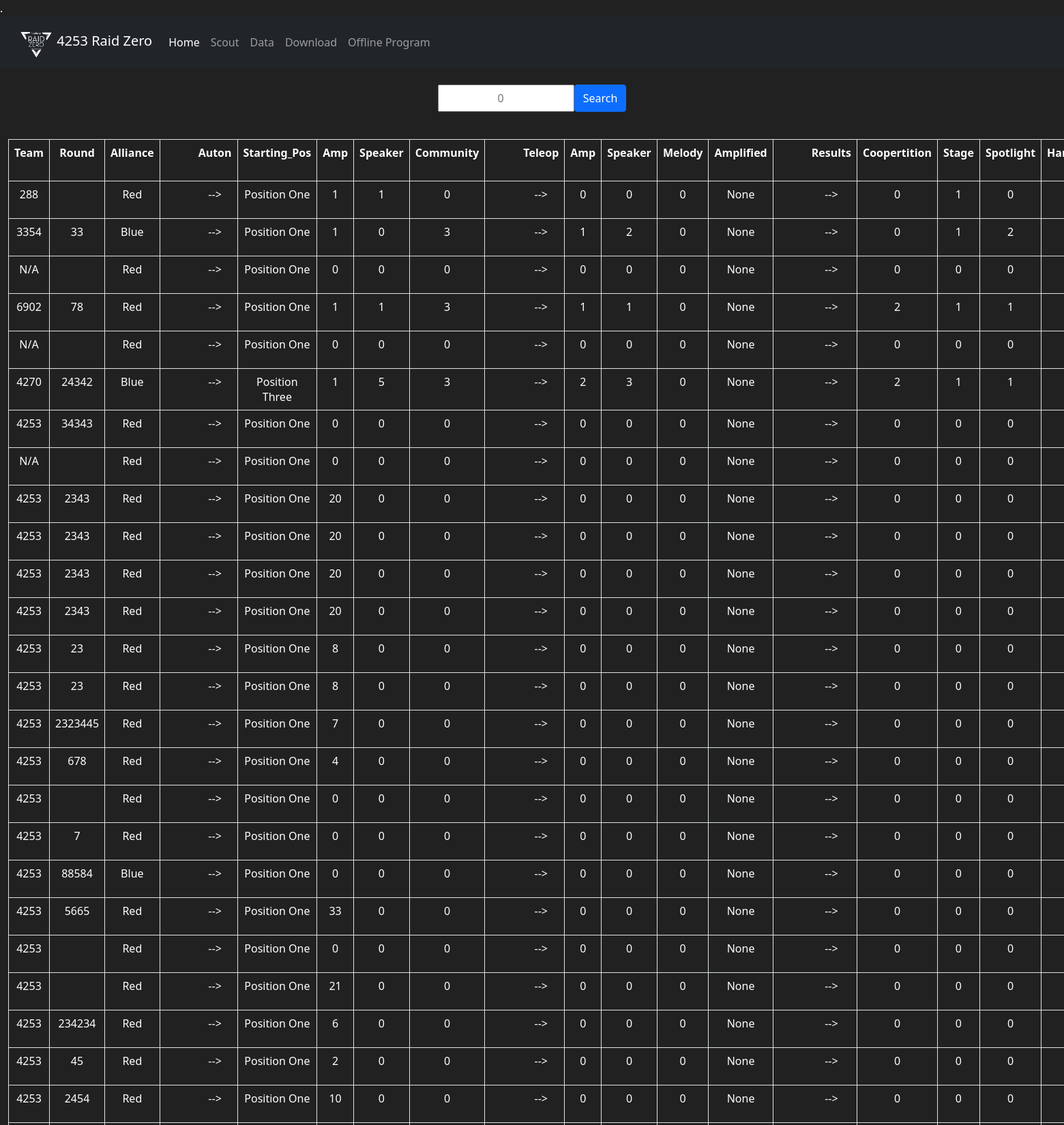
Page /data (upper part) on the committed database.
### website/models.py (models this page shows)
class Scout(db.Model, UserMixin):
  id = db.Column(db.Integer, primary_key=True)
  regional = db.Column(db.String(20))
  round = db.Column(db.String(20))
  alliance = db.Column(db.String(20))
  team = db.Column(db.String(20))
  starting_pos = db.Column(db.String(20))
  auton_amp = db.Column(db.String(20))
  auton_speaker = db.Column(db.String(20))
  auton_community = db.Column(db.String(20))
  tele_amp = db.Column(db.String(20))
  tele_speaker = db.Column(db.String(20))
  tele_melody = db.Column(db.String(20))
  coopertition = db.Column(db.String(20))
  amplified = db.Column(db.String(20))
  stage = db.Column(db.String(20))
  spotlight = db.Column(db.String(20))
  harmonize = db.Column(db.String(20))
  role = db.Column(db.String(20))
  game_piece = db.Column(db.String(20))
  tier = db.Column(db.String(20))
  win = db.Column(db.String(20))
  notes = db.Column(db.String(200))

### website/auth.py (the view)
@auth.route('/data', methods=['GET', 'POST'])
def data():
  data = Scout.query.all()
  print(len(data))
  if request.method == 'POST':
    searched_team = request.form.get('searched_team')
    data = Scout.query.filter_by(team=searched_team).all()
  return render_template('data.html', data=data)

### website/templates/data.html (shortened to what this page needs)
{% extends "base.html" %}
{% block content %}
<div class="container-fluid">
	<br />
	<form autocomplete="off" method="POST">
		<div class="d-flex justify-content-center text-center">
			<input class="text-center" id="ticketNum" type="number" name="searched_team" placeholder="0">
			<button type="submit" class="btn btn-primary">Search</button>
		</div>
	</form>
  	<div class="row pb-5">
		<div class="col-md-12 col-lg-12">
			<table class="my-4 table">
				<tr class="border text-center">
					<th class="border">Team</th>
					<th class="border">Round</th>
					<th class="border">Alliance</th>
          			<th>&emsp;&emsp;</th>
					<th>Auton</th>
					<th class="border">Starting_Pos</th>
					<th class="border">Amp</th>
					<th class="border">Speaker</th>
					<th class="border">Community</th>
          			<th>&emsp;&emsp;</th>
					<th>Teleop</th>
					<th class="border">Amp</th>
					<th class="border">Speaker</th>
					<th class="border">Melody</th>
					<th class="border">Amplified</th>
          			<th>&emsp;&emsp;</th>
					<th>Results</th>
          <th class="border">Coopertition</th>
          <th class="border">Stage</th>
          <th class="border">Spotlight</th>
          <th class="border">Harmonize</th>
				</tr>
				{% for datum in data %}
				<tr class="border text-center">
					<td class="border">{{ datum.team }}</td>
					<td class="border">{{ datum.round }}</td>
					<td class="border">{{ datum.alliance }}</td>
         			<td></td>
					<td>--></td>
					<td class="border">{{ datum.starting_pos }}</td>
          <td class="border">{{ datum.auton_amp }}</td>
					<td class="border">{{ datum.auton_speaker }}</td>
					<td class="border">{{ datum.auton_community }}</td>
          			<td></td>
					<td>--></td>
					<td class="border">{{ datum.tele_amp }}</td>
          <td class="border">{{ datum.tele_speaker }}</td>
          <td class="border">{{ datum.tele_melody }}</td>
          <td class="border">{{ datum.amplified }}</td>
        			<td></td>
          <td>--></td>
					<td class="border">{{ datum.coopertition }}</td>
          <td class="border">{{ datum.stage }}</td>
          <td class="border">{{ datum.spotlight }}</td>
          <td class="border">{{ datum.harmonize}}</td>
				</tr>
        {% endfor %}
			</table>
		</div>
	</div>
</div>
{% endblock %}

### website/templates/base.html (shortened to what this page needs)
.<!DOCTYPE html>
<html>
    <head>
        <link rel="stylesheet"
            href="https://code.jquery.com/ui/1.12.1/themes/base/jquery-ui.css"
        />
        <link
            rel="stylesheet"
            href="https://stackpath.bootstrapcdn.com/bootstrap/4.4.1/css/bootstrap.min.css"
        />
        <link
            rel="stylesheet"
            href="https://stackpath.bootstrapcdn.com/font-awesome/4.7.0/css/font-awesome.min.css"
        />
        <link
            href="https://cdn.jsdelivr.net/npm/bootstrap@5.1.3/dist/css/bootstrap.min.css"
            rel="stylesheet"
        />
    </head>
    <body>
        <nav class="navbar navbar-expand-lg navbar-dark bg-dark">
            <div class="container-fluid">
                <a class="navbar-brand" href="/home">
                    <img
                        src="../static/img/logo.png"
                        alt=""
                        width="50"
                        height="50"
                    />
                    4253 Raid Zero
                </a>
                <div class="collapse navbar-collapse" id="navbarSupportedContent">
                    <ul class="navbar-nav me-auto mb-2 mb-lg-0">
                        <li class="nav-item">
                            <a class="nav-link active" aria-current="page" href="/home">Home</a>
                        </li>
                        <li class="nav-item">
                            <a class="nav-link" href="/scout">Scout</a>
                        </li>
                        <li class="nav-item">
                            <a class="nav-link" href="/data">Data</a>
                        </li>
                        <li class="nav-item">
                            <a class="nav-link" href="/download">Download</a>
                        </li>
                        <li class="nav-item">
                            <a class="nav-link" href="/program">Offline Program</a>
                        </li>
                    </ul>
                </div>
            </div>
        </nav>
        {% block content %}
        {% endblock %}
    </body>
</html>

### website/templates/base.html (style rules this page uses)
* { box-sizing: border-box; }
body { background-color: #212121; color: white }
th { color: white; }
td { color: white; }
.row:after { content: ""; display: table; clear: both; }
input[type=number] { height: 40px; width: 200px; }

### rows in the picture
Scout: team "288", alliance "Red", starting_pos "Position One", auton_amp "1", auton_speaker "1", auton_community "0", tele_amp "0", tele_speaker "0", tele_melody "0", amplified "None", coopertition "0", stage "1", spotlight "0"
Scout: team "3354", round "33", alliance "Blue", starting_pos "Position One", auton_amp "1", auton_speaker "0", auton_community "3", tele_amp "1", tele_speaker "2", tele_melody "0", amplified "None", coopertition "0", stage "1", spotlight "2"
Scout: team "N/A", alliance "Red", starting_pos "Position One", auton_amp "0", auton_speaker "0", auton_community "0", tele_amp "0", tele_speaker "0", tele_melody "0", amplified "None", coopertition "0", stage "0", spotlight "0"
Scout: team "6902", round "78", alliance "Red", starting_pos "Position One", auton_amp "1", auton_speaker "1", auton_community "3", tele_amp "1", tele_speaker "1", tele_melody "0", amplified "None", coopertition "2", stage "1", spotlight "1"
Scout: team "N/A", alliance "Red", starting_pos "Position One", auton_amp "0", auton_speaker "0", auton_community "0", tele_amp "0", tele_speaker "0", tele_melody "0", amplified "None", coopertition "0", stage "0", spotlight "0"
Scout: team "4270", round "24342", alliance "Blue", starting_pos "Position Three", auton_amp "1", auton_speaker "5", auton_community "3", tele_amp "2", tele_speaker "3", tele_melody "0", amplified "None", coopertition "2", stage "1", spotlight "1"
Scout: team "4253", round "34343", alliance "Red", starting_pos "Position One", auton_amp "0", auton_speaker "0", auton_community "0", tele_amp "0", tele_speaker "0", tele_melody "0", amplified "None", coopertition "0", stage "0", spotlight "0"
Scout: team "N/A", alliance "Red", starting_pos "Position One", auton_amp "0", auton_speaker "0", auton_community "0", tele_amp "0", tele_speaker "0", tele_melody "0", amplified "None", coopertition "0", stage "0", spotlight "0"
Scout: team "4253", round "2343", alliance "Red", starting_pos "Position One", auton_amp "20", auton_speaker "0", auton_community "0", tele_amp "0", tele_speaker "0", tele_melody "0", amplified "None", coopertition "0", stage "0", spotlight "0"
Scout: team "4253", round "2343", alliance "Red", starting_pos "Position One", auton_amp "20", auton_speaker "0", auton_community "0", tele_amp "0", tele_speaker "0", tele_melody "0", amplified "None", coopertition "0", stage "0", spotlight "0"
Scout: team "4253", round "2343", alliance "Red", starting_pos "Position One", auton_amp "20", auton_speaker "0", auton_community "0", tele_amp "0", tele_speaker "0", tele_melody "0", amplified "None", coopertition "0", stage "0", spotlight "0"
Scout: team "4253", round "2343", alliance "Red", starting_pos "Position One", auton_amp "20", auton_speaker "0", auton_community "0", tele_amp "0", tele_speaker "0", tele_melody "0", amplified "None", coopertition "0", stage "0", spotlight "0"
Scout: team "4253", round "23", alliance "Red", starting_pos "Position One", auton_amp "8", auton_speaker "0", auton_community "0", tele_amp "0", tele_speaker "0", tele_melody "0", amplified "None", coopertition "0", stage "0", spotlight "0"
Scout: team "4253", round "23", alliance "Red", starting_pos "Position One", auton_amp "8", auton_speaker "0", auton_community "0", tele_amp "0", tele_speaker "0", tele_melody "0", amplified "None", coopertition "0", stage "0", spotlight "0"
Scout: team "4253", round "2323445", alliance "Red", starting_pos "Position One", auton_amp "7", auton_speaker "0", auton_community "0", tele_amp "0", tele_speaker "0", tele_melody "0", amplified "None", coopertition "0", stage "0", spotlight "0"
Scout: team "4253", round "678", alliance "Red", starting_pos "Position One", auton_amp "4", auton_speaker "0", auton_community "0", tele_amp "0", tele_speaker "0", tele_melody "0", amplified "None", coopertition "0", stage "0", spotlight "0"
Scout: team "4253", alliance "Red", starting_pos "Position One", auton_amp "0", auton_speaker "0", auton_community "0", tele_amp "0", tele_speaker "0", tele_melody "0", amplified "None", coopertition "0", stage "0", spotlight "0"
Scout: team "4253", round "7", alliance "Red", starting_pos "Position One", auton_amp "0", auton_speaker "0", auton_community "0", tele_amp "0", tele_speaker "0", tele_melody "0", amplified "None", coopertition "0", stage "0", spotlight "0"
Scout: team "4253", round "88584", alliance "Blue", starting_pos "Position One", auton_amp "0", auton_speaker "0", auton_community "0", tele_amp "0", tele_speaker "0", tele_melody "0", amplified "None", coopertition "0", stage "0", spotlight "0"
Scout: team "4253", round "5665", alliance "Red", starting_pos "Position One", auton_amp "33", auton_speaker "0", auton_community "0", tele_amp "0", tele_speaker "0", tele_melody "0", amplified "None", coopertition "0", stage "0", spotlight "0"
Scout: team "4253", alliance "Red", starting_pos "Position One", auton_amp "0", auton_speaker "0", auton_community "0", tele_amp "0", tele_speaker "0", tele_melody "0", amplified "None", coopertition "0", stage "0", spotlight "0"
Scout: team "4253", alliance "Red", starting_pos "Position One", auton_amp "21", auton_speaker "0", auton_community "0", tele_amp "0", tele_speaker "0", tele_melody "0", amplified "None", coopertition "0", stage "0", spotlight "0"
Scout: team "4253", round "234234", alliance "Red", starting_pos "Position One", auton_amp "6", auton_speaker "0", auton_community "0", tele_amp "0", tele_speaker "0", tele_melody "0", amplified "None", coopertition "0", stage "0", spotlight "0"
Scout: team "4253", round "45", alliance "Red", starting_pos "Position One", auton_amp "2", auton_speaker "0", auton_community "0", tele_amp "0", tele_speaker "0", tele_melody "0", amplified "None", coopertition "0", stage "0", spotlight "0"
Scout: team "4253", round "2454", alliance "Red", starting_pos "Position One", auton_amp "10", auton_speaker "0", auton_community "0", tele_amp "0", tele_speaker "0", tele_melody "0", amplified "None", coopertition "0", stage "0", spotlight "0"
